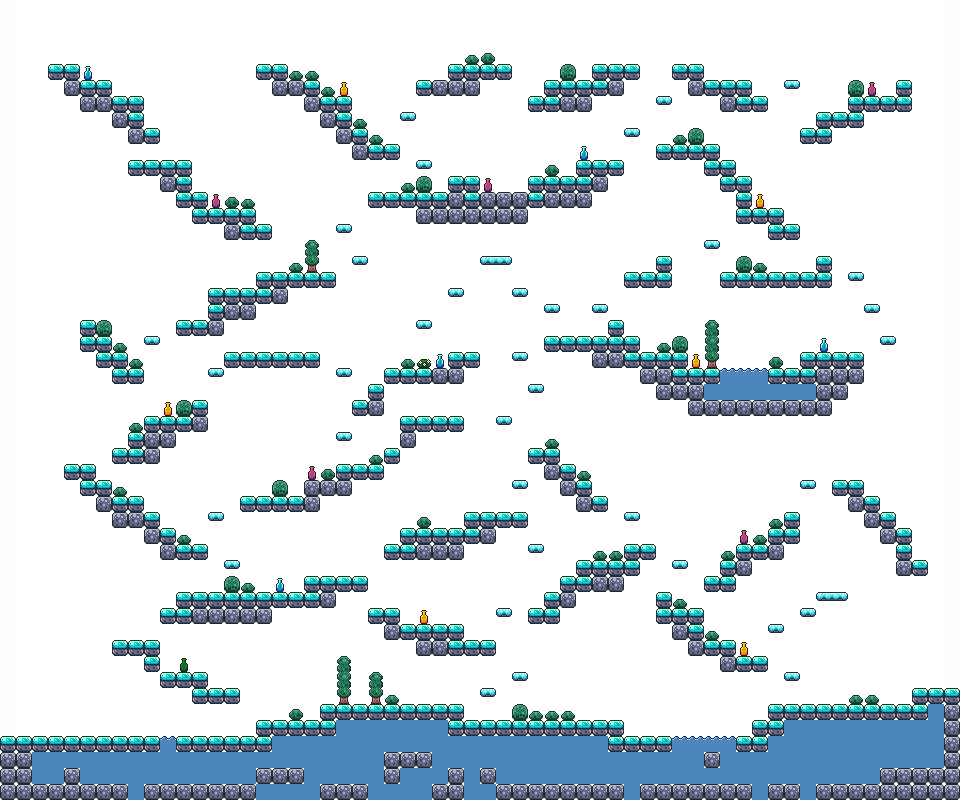

This game map was drawn from its Tiled (.tmx) file and the tilesets committed beside it. A one-line description and the trimmed map source follow:
An orthogonal 60x50 tile map with 16x16 px tiles, 9 tile layers (Background, Air, Platforms, Ice, ...), 5 tilesets and 173 objects.

<map version="1.11" tiledversion="1.11.2" orientation="orthogonal" renderorder="right-down" width="60" height="50" tilewidth="16" tileheight="16" infinite="0" nextlayerid="14" nextobjectid="192">
 <properties>
  <property name="player_default_position" value="1,5" />
  <property name="seconds" type="int" value="500" />
  <property name="text_color" type="color" value="#ff000000" />
 </properties>
 <tileset firstgid="1" source="../tilesets/world_tileset.tsx" />
 <tileset firstgid="257" source="../tilesets/platforms.tsx" />
 <tileset firstgid="273" source="../tilesets/fruit.tsx" />
 <tileset firstgid="289" source="../tilesets/hearts.tsx" />
 <tileset firstgid="293" source="../tilesets/coin.tsx" />
 <layer id="2" name="Background" width="60" height="50">
  <data>[3000 cells, 3000 non-empty, 1 distinct tile ids]</data>
 </layer>
 <layer id="3" name="Air" width="60" height="50" opacity="0.13" tintcolor="#1e90ff">
  <data>[3000 cells, 3000 non-empty, 1 distinct tile ids]</data>
 </layer>
 <layer id="1" name="Platforms" width="60" height="50">
  <data>[3000 cells, 216 non-empty, 4 distinct tile ids]</data>
 </layer>
 <layer id="13" name="Ice" width="60" height="50">
  <data>[3000 cells, 335 non-empty, 1 distinct tile ids]</data>
 </layer>
 <layer id="4" name="Edge" width="60" height="50" opacity="0.01">
  <data>[3000 cells, 46 non-empty, 1 distinct tile ids]</data>
 </layer>
 <layer id="5" name="Water" width="60" height="50">
  <data>[3000 cells, 178 non-empty, 2 distinct tile ids]</data>
 </layer>
 <objectgroup id="6" name="Moving Sprites">
  <object id="1" gid="269" x="768" y="176" width="16" height="16">
   <properties>
    <property name="boundary_bottom" type="float" value="0" />
    <property name="boundary_left" type="float" value="0" />
    <property name="boundary_right" type="float" value="0" />
    <property name="boundary_top" type="float" value="0" />
    <property name="change_x" type="float" value="0" />
    <property name="change_y" type="float" value="0" />
   </properties>
  </object>
 </objectgroup>
 <layer id="7" name="Lvl Wall" width="60" height="50" opacity="0.01">
  <data>[3000 cells, 43 non-empty, 1 distinct tile ids]</data>
 </layer>
 <layer id="8" name="Dynamic Items" width="60" height="50">
  <data>[3000 cells, 17 non-empty, 4 distinct tile ids]</data>
 </layer>
 <objectgroup id="9" name="Fruits">
  <object id="2" gid="283" x="160.25" y="671.5" width="16" height="16" />
  <object id="3" gid="285" x="257" y="591.75" width="16" height="16" />
  <object id="4" gid="274" x="64.5" y="463" width="16" height="16" />
  <object id="5" gid="281" x="144.25" y="415.5" width="16" height="16" />
  <object id="6" gid="286" x="110.75" y="335.25" width="16" height="16" />
  <object id="7" gid="274" x="191.25" y="320" width="16" height="16" />
  <object id="8" gid="279" x="191" y="190.25" width="16" height="16" />
  <object id="9" gid="286" x="111.25" y="96" width="16" height="16" />
  <object id="10" gid="275" x="271.25" y="63.25" width="16" height="16" />
  <object id="11" gid="278" x="432.25" y="80.25" width="16" height="16" />
  <object id="12" gid="281" x="575.25" y="79" width="16" height="16" />
  <object id="13" gid="277" x="559.5" y="175.75" width="16" height="16" />
  <object id="14" gid="283" x="703.75" y="79" width="16" height="16" />
  <object id="15" gid="286" x="735.75" y="176" width="16" height="16" />
  <object id="16" gid="275" x="833" y="112.25" width="16" height="16" />
  <object id="17" gid="285" x="784" y="272" width="16" height="16" />
  <object id="18" gid="283" x="639.333" y="272" width="16" height="16" />
  <object id="19" gid="277" x="783.333" y="367.333" width="16" height="16" />
  <object id="20" gid="274" x="638.667" y="353.333" width="16" height="16" />
  <object id="21" gid="278" x="783.333" y="511.333" width="16" height="16" />
  <object id="22" gid="281" x="895.333" y="528" width="16" height="16" />
  <object id="23" gid="279" x="750.667" y="655.333" width="16" height="16" />
  <object id="24" gid="287" x="446" y="528.667" width="16" height="16" />
  <object id="25" gid="274" x="351.333" y="462" width="16" height="16" />
  <object id="26" gid="285" x="368" y="383.333" width="16" height="16" />
  <object id="27" gid="279" x="430.667" y="415.333" width="16" height="16" />
  <object id="28" gid="283" x="287.333" y="349.333" width="16" height="16" />
  <object id="29" gid="281" x="494" y="191.333" width="16" height="16" />
  <object id="31" gid="287" x="416" y="703.333" width="16" height="16" />
  <object id="33" gid="274" x="800" y="703.273" width="16" height="16" />
 </objectgroup>
 <objectgroup id="10" name="Coins">
  <object id="37" gid="293" x="63.6667" y="719.667" width="16" height="16" />
  <object id="38" gid="293" x="80.6667" y="720" width="16" height="16" />
  <object id="39" gid="293" x="176.667" y="719.333" width="16" height="16" />
  <object id="40" gid="293" x="192" y="735.667" width="16" height="16" />
  <object id="41" gid="293" x="208" y="672" width="16" height="16" />
  <object id="42" gid="293" x="128" y="624" width="16" height="16" />
  <object id="43" gid="293" x="160.333" y="608.333" width="16" height="16" />
  <object id="44" gid="293" x="240" y="560" width="16" height="16" />
  <object id="45" gid="293" x="255.667" y="560" width="16" height="16" />
  <object id="46" gid="293" x="320" y="560" width="16" height="16" />
  <object id="47" gid="293" x="384" y="592.333" width="16" height="16" />
  <object id="48" gid="293" x="432" y="608.667" width="16" height="16" />
  <object id="49" gid="293" x="463.667" y="624.333" width="16" height="16" />
  <object id="50" gid="293" x="480.333" y="623.667" width="16" height="16" />
  <object id="51" gid="293" x="479.667" y="496.667" width="16" height="16" />
  <object id="52" gid="293" x="496.667" y="496.333" width="16" height="16" />
  <object id="53" gid="293" x="432.667" y="512.333" width="16" height="16" />
  <object id="54" gid="293" x="384.333" y="432" width="16" height="16" />
  <object id="55" gid="293" x="368.333" y="448.667" width="16" height="16" />
  <object id="56" gid="293" x="273" y="336" width="16" height="16" />
  <object id="57" gid="293" x="256" y="336" width="16" height="16" />
  <object id="58" gid="293" x="223.333" y="272.667" width="16" height="16" />
  <object id="59" gid="293" x="240.333" y="272" width="16" height="16" />
  <object id="60" gid="293" x="112.333" y="353" width="16" height="16" />
  <object id="61" gid="293" x="128.667" y="369" width="16" height="16" />
  <object id="62" gid="293" x="128" y="432" width="16" height="16" />
  <object id="63" gid="293" x="159.667" y="399.333" width="16" height="16" />
  <object id="64" gid="293" x="176" y="400" width="16" height="16" />
  <object id="65" gid="293" x="111.667" y="495.667" width="16" height="16" />
  <object id="66" gid="293" x="176" y="544.333" width="16" height="16" />
  <object id="67" gid="293" x="64.3333" y="48" width="16" height="16" />
  <object id="68" gid="293" x="47.6667" y="48.3333" width="16" height="16" />
  <object id="69" gid="293" x="127.667" y="80" width="16" height="16" />
  <object id="70" gid="293" x="95.3333" y="63.3333" width="16" height="16" />
  </objectgroup>
 <objectgroup id="11" name="Hearts">
  <!-- 6 objects omitted --></objectgroup>
 <layer id="12" name="Foreground" width="60" height="50">
  <data>[3000 cells, 64 non-empty, 7 distinct tile ids]</data>
 </layer>
</map>
<!-- 108 of 173 objects omitted -->
